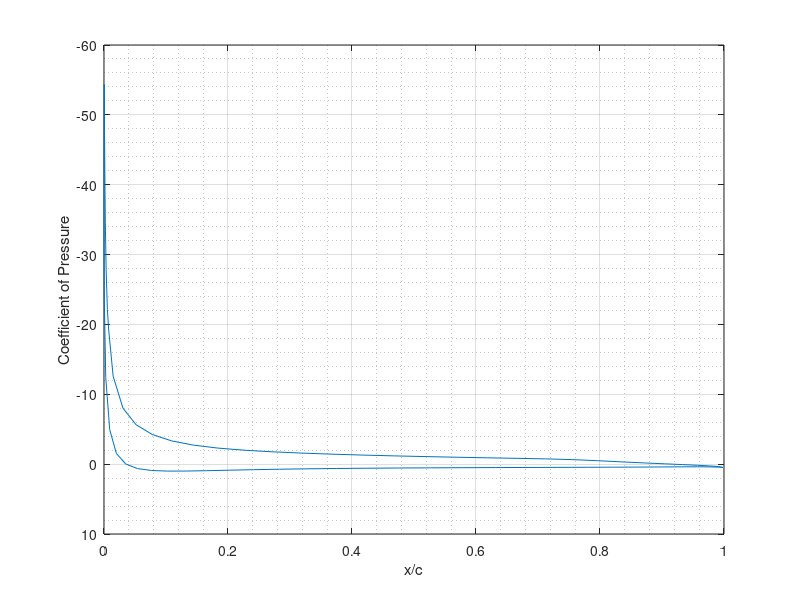

Write MATLAB code to recreate this figure.
clc;clear all;close all;
data        = load('Data.txt'); 
XB          = data(:,1)/100;
YB          = data(:,2)/100*-1;
YB(1,1)     = 0;
YB(end,1)   = 0;

M = size(XB,1);

z = 1;

alfa = 20;
alpha = (alfa) * (pi/180);

for i = 1:M-1
    X(i,1)        = 0.5*( XB(i) + XB(i+1) );
    Y(i,1)        = 0.5*( YB(i) + YB(i+1) );
    S(i,1)        = sqrt( (XB(i+1)-XB(i))^2 + (YB(i+1)-YB(i))^2 );
    theta(i,1)    = atan2( (YB(i+1)-YB(i)) , (XB(i+1)-XB(i)) );
    RHS(i,1)      = sin(theta(i) - alpha);
end

for i = 1:M-1
    for j = 1:M-1
        if (i == j)
            CN1(i,j) = -1;
            CN2(i,j) = 1 ;
            CT1(i,j) = 0.5*pi;
            CT2(i,j) = 0.5*pi;
        else
            A = - (X(i) - XB(j))*(cos(theta(j))) - (Y(i) - YB(j))*(sin(theta(j)));
            B = (X(i) - XB(j))^2 + (Y(i) - YB(j))^2;
            C = sin(theta(i) - theta(j));
            D = cos(theta(i) - theta(j));
            E = (X(i) - XB(j))*sin(theta(j)) - (Y(i) - YB(j))*cos(theta(j));
            F = log(1 + ((S(j))^2 + (2*A*S(j))) / B);
            G = atan2((E*S(j)) , (B + A*S(j)));
            P = ((X(i) - XB(j)) * sin(theta(i) - 2*theta(j))) + ((Y(i) - YB(j)) * cos(theta(i) - 2*theta(j)));
            Q = ((X(i) - XB(j)) * cos(theta(i) - 2*theta(j))) - ((Y(i) - YB(j)) * sin(theta(i) - 2*theta(j)));
            
            CN2(i,j) = D + ((0.5*Q*F)/S(j)) - ((A*C + D*E)*(G/S(j)));
            CN1(i,j) = 0.5*D*F + C*G - CN2(i,j);
            CT2(i,j) = C + ((0.5*P*F)/S(j)) + ((A*D - C*E)*(G/S(j)));
            CT1(i,j) = 0.5*C*F - D*G - CT2(i,j);
        end
    end
end

for i = 1:M-1
    AN(i,1) = CN1(i,1);
    AN(i,M) = CN2(1,M-1);
    AT(i,1) = CT1(i,1);
    AT(i,M) = CT2(i,M-1);
    for j = 2:M-1
        AN(i,j) = CN1(i,j) + CN2(i,j-1);
        AT(i,j) = CT1(i,j) + CT2(i,j-1);
    end
end
AN(M,1) = 1;
AN(M,M) = 1;
for j = 2:M-1
    AN(M,j) = 0;
end
RHS(M) = 0;

Gama = AN\RHS; 
for i = 1:M-1
    V(i) = cos(theta(i)-alpha);
    for j = 1:M
        V(i) = V(i) + AT(i,j)*Gama(j);
        CP(i) = 1 - (V(i))^2;
    end
end


figure(1)
plot(X,CP);
set(gca,'Ydir','reverse');
xlabel('x/c');  
ylabel('Coefficient of Pressure');
grid on;
grid minor;
